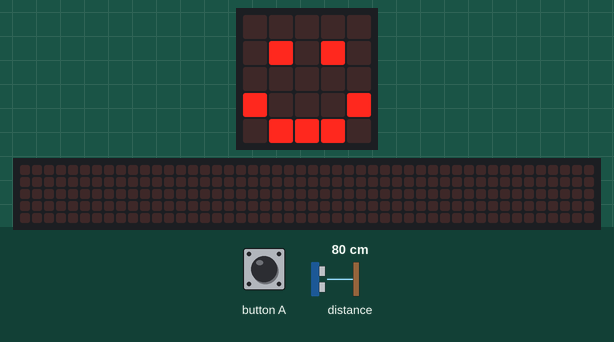
Bench run of a program on a simulated BBC micro:bit (MakeCode). On the bench: the board's 5×5 LED display, a strip that is not on the board, showing the scrolling text unrolled. The test bench sets the inputs (shaded band); at power-on: distance to the obstacle 80 cm. The 48×5 strip is a reading aid, not a part: it shows the text the display is scrolling, unrolled, one strip-width of it at a time.

Above: at 1.8 s.
1.9 s: button A pressed for 0.15 s
At 2.28 s:
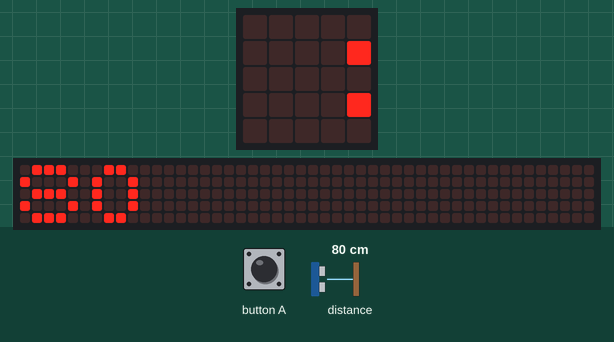
At 4.53 s:
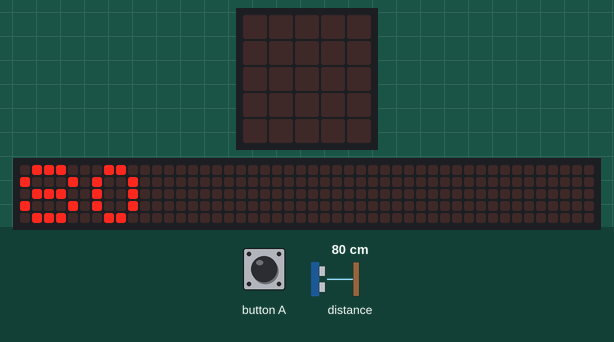
Timing chart, 0 to 6.0 s (numbered marks = the images above; inputs shaded):
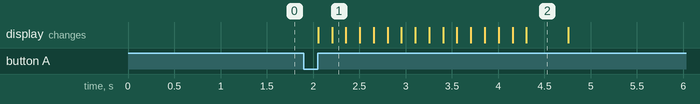

Measured:
- after the input at 1.9 s, the display: first changes after 0.16 s (image 1 shows a later state)
- what the display in image 2 shows lasts 0.5 s, from 4.3 s to 4.8 s

The program:

main.ts
```typescript
// (licence header left out)
let distance = 0

basic.clearScreen()
basic.showIcon(IconNames.Happy)

input.onButtonPressed(Button.A, function () {
  basic.clearScreen()
  distance = sonar.ping(
    DigitalPin.P1,
    DigitalPin.P2,
    PingUnit.Centimeters
  )
  basic.showNumber(distance)
  basic.showIcon(IconNames.Happy)
})
```
